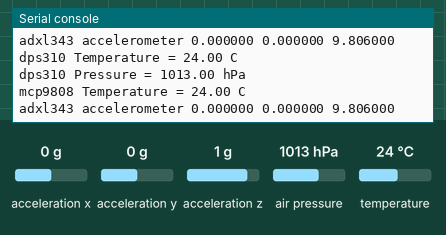
Recording of a program running on a simulated Raspberry Pi Pico running CircuitPython. Parts: the last lines printed to the serial console. Inputs (shaded band) come from the test bench; at power-on: acceleration x 0 g, acceleration y 0 g, acceleration z 1 g, air pressure 1013 hPa, temperature 24 °C. No MQTT or app messages arrive unless stated.

Above: at 2.9 s.
3.0 s: acceleration x set to -1.4 g
At 4.3 s:
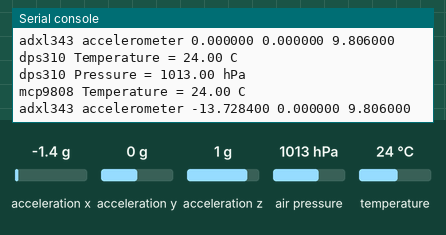
4.5 s: acceleration y set to -1.4 g
At 5.4 s:
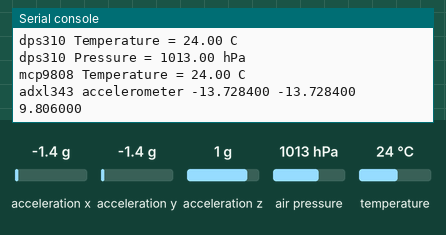
6.0 s: acceleration z set to -1.4 g
At 7.3 s:
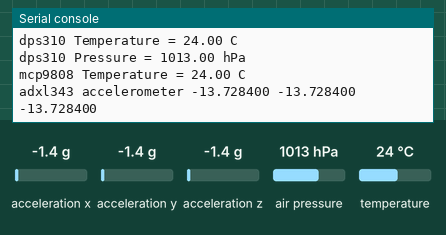
7.5 s: air pressure set to 952 hPa
At 8.3 s:
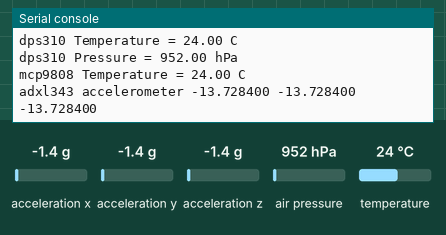
9.0 s: temperature set to 12 °C
At 10.2 s:
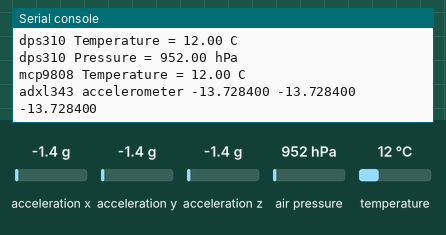

The program:

code2.py
```python
# Import necessary libraries for sensor data
import board
import busio
from adafruit_dps310.basic import DPS310
import adafruit_mcp9808
import adafruit_adxl34x

# Initialize I2C communication for sensors
i2c = busio.I2C(scl=board.GP27,sda=board.GP26)

# Initialize the sensors
dps310 = DPS310(i2c)
mcp = adafruit_mcp9808.MCP9808(i2c)
adxl343 = adafruit_adxl34x.ADXL343(i2c)

# Import additional libraries for communication
import wifi
import time
from communication import *
from message import *

# Connect to Wi-Fi network
wifi.radio.connect('UniOfCam-IoT', 'n5bt4cPn')
# Initialize a communication instance
com=Communication()


while True:
    print("dps310 Temperature = %.2f C" % dps310.temperature)
    print("dps310 Pressure = %.2f hPa" % dps310.pressure)
    print("mcp9808 Temperature = %.2f C" % mcp.temperature)
    print("adxl343 accelerometer %f %f %f" % adxl343.acceleration)

    # Prepare data for communication
    topic=topic_msg()
    topic.temperature=dps310.temperature
    topic1=topic.encode()
    # Publish data
    com.publish(topic1)
    # Sleep for 1 second before the next iteration
    time.sleep(1)
```

communication.py
```python
# Import necessary libraries
import adafruit_minimqtt.adafruit_minimqtt as mqtt
import socketpool
import wifi


# Define a Communication class
class Communication:
    def __init__(self,message=None):
        # Create a socket pool using the Wi-Fi radio
        pool = socketpool.SocketPool(wifi.radio)
        # Create an MQTT client with the specified broker and port
        self.mqtt_client = mqtt.MQTT(broker='10.247.28.200',port=1883,socket_pool=pool)
        # Set the on_connect callback function
        self.mqtt_client.on_connect = self.on_connect
        # Connect to the MQTT broker
        self.mqtt_client.connect()

    # Callback function called when the MQTT client successfully connects
    def on_connect(self,client,userdata,flags,rc):
        if rc == 0:
            print("Connected to broker")
        else:
            print("Connection failed")

     # Publish a message to a specified topic
    def publish(self,topic):
        self.mqtt_client.publish('service/topic',topic)
```

message.py
```python
# Import the JSON library
import json

# Define a class called 'topic_msg'
class topic_msg:
    def __init__(self):
        # Initialize the 'temperature' attribute to 0
        self.temperature=0

    # Method to encode the 'topic_msg' object as a JSON message
    def encode(self):
        # Create a dictionary with the 'temperature' attribute
        message={'temperature':self.temperature}
        # Convert the dictionary to a JSON-formatted string
        json_message=json.dumps(message)
        return json_message

    # Method to decode a JSON message and update the 'topic_msg' object
    def decode(self,inputs=None):
        # If 'inputs' is provided as bytes, decode it to a string
        inputs=inputs.decode()

        # Parse the JSON message from the string
        json_message=json.loads(inputs)

        # Update the 'temperature' attribute with the value from the JSON message
        self.temperature=json_message['temperature']
```

Measured:
- after the input at 3.0 s, the serial console: prints a new line after 0.71 s (image 1)
- after the input at 4.5 s, the serial console: prints a new line after 0.22 s (image 2)
- after the input at 6.0 s, the serial console: prints a new line after 0.73 s (image 3)
- after the input at 7.5 s, the serial console: prints a new line after 0.23 s (image 4)
- after the input at 9.0 s, the serial console: prints a new line after 0.75 s (image 5)
